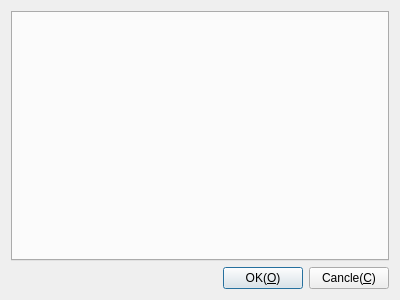
<?xml version="1.0" encoding="UTF-8"?>
<ui version="4.0">
 <class>CDlgSettingsTerminal</class>
 <widget class="QDialog" name="CDlgSettingsTerminal">
  <property name="geometry">
   <rect>
    <x>0</x>
    <y>0</y>
    <width>400</width>
    <height>300</height>
   </rect>
  </property>
  <property name="windowTitle">
   <string>Terminal settings</string>
  </property>
  <layout class="QGridLayout" name="gridLayout">
   <item row="1" column="0">
    <layout class="QHBoxLayout" name="horizontalLayout">
     <item>
      <spacer name="horizontalSpacer">
       <property name="orientation">
        <enum>Qt::Horizontal</enum>
       </property>
       <property name="sizeHint" stdset="0">
        <size>
         <width>40</width>
         <height>20</height>
        </size>
       </property>
      </spacer>
     </item>
     <item>
      <widget class="QPushButton" name="pbOk">
       <property name="text">
        <string>OK(&amp;O)</string>
       </property>
      </widget>
     </item>
     <item>
      <widget class="QPushButton" name="pbCancle">
       <property name="text">
        <string>Cancle(&amp;C)</string>
       </property>
      </widget>
     </item>
    </layout>
   </item>
   <item row="0" column="0">
    <widget class="QTabWidget" name="tabWidget">
     <property name="currentIndex">
      <number>-1</number>
     </property>
    </widget>
   </item>
  </layout>
 </widget>
 <resources/>
 <connections/>
</ui>
